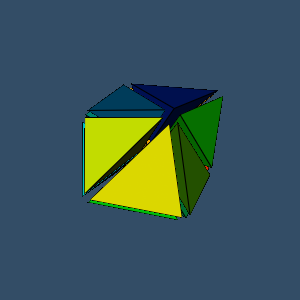

Python code for this plot:
#!/usr/bin/env python

# Demonstrate vtkCellTypeSource for the Tetra cell type. The source generates
# an unstructured grid of tetrahedral cells, which are perturbed, shrunk,
# tessellated, and color-mapped by cell ID.

# Factory overrides: importing these modules registers the OpenGL rendering,
# FreeType text rendering, and interaction style implementations.
import vtkmodules.vtkInteractionStyle  # noqa: F401
import vtkmodules.vtkRenderingFreeType  # noqa: F401
import vtkmodules.vtkRenderingOpenGL2  # noqa: F401
# VTK pipeline classes used in this example
from vtkmodules.vtkCommonCore import (
    vtkIntArray,
    vtkMinimalStandardRandomSequence,
    vtkPoints,
)
from vtkmodules.vtkCommonDataModel import VTK_TETRA
from vtkmodules.vtkFiltersGeneral import (
    vtkShrinkFilter,
    vtkTessellatorFilter,
)
from vtkmodules.vtkFiltersSources import vtkCellTypeSource
from vtkmodules.vtkRenderingCore import (
    vtkActor,
    vtkDataSetMapper,
    vtkRenderWindow,
    vtkRenderWindowInteractor,
    vtkRenderer,
)

# Colors (normalized RGB)
dark_blue_background_rgb = (0.2, 0.302, 0.4)

# Source: generate tetrahedral cells
source = vtkCellTypeSource()
source.SetCellType(VTK_TETRA)
source.Update()

# Perturb points so cell edges are visible after tessellation
original_points = source.GetOutput().GetPoints()
points = vtkPoints()
points.SetNumberOfPoints(source.GetOutput().GetNumberOfPoints())
rng = vtkMinimalStandardRandomSequence()
rng.SetSeed(5070)
for i in range(points.GetNumberOfPoints()):
    perturbation = [0.0, 0.0, 0.0]
    for j in range(3):
        rng.Next()
        perturbation[j] = rng.GetRangeValue(-0.1, 0.1)
    current = [0.0, 0.0, 0.0]
    original_points.GetPoint(i, current)
    points.SetPoint(i,
                    current[0] + perturbation[0],
                    current[1] + perturbation[1],
                    current[2] + perturbation[2])
source.GetOutput().SetPoints(points)

# Cell ID array for scalar coloring
num_cells = source.GetOutput().GetNumberOfCells()
id_array = vtkIntArray()
id_array.SetNumberOfTuples(num_cells)
for i in range(num_cells):
    id_array.InsertTuple1(i, i + 1)
id_array.SetName("Ids")
source.GetOutput().GetCellData().AddArray(id_array)
source.GetOutput().GetCellData().SetActiveScalars("Ids")

# Shrink: separate cells visually
shrink = vtkShrinkFilter()
shrink.SetInputConnection(source.GetOutputPort())
shrink.SetShrinkFactor(0.8)

# Tessellate: subdivide higher-order cells into linear primitives
tessellate = vtkTessellatorFilter()
tessellate.SetInputConnection(shrink.GetOutputPort())
tessellate.SetMaximumNumberOfSubdivisions(3)

# Mapper: color by cell ID
mapper = vtkDataSetMapper()
mapper.SetInputConnection(tessellate.GetOutputPort())
mapper.SetScalarRange(0, num_cells + 1)
mapper.SetScalarModeToUseCellData()
mapper.SetResolveCoincidentTopologyToPolygonOffset()

# Actor: tilt to show 3D shape
actor = vtkActor()
actor.SetMapper(mapper)
actor.GetProperty().EdgeVisibilityOn()
actor.RotateX(20.0)
actor.RotateY(-20.0)

# Renderer: assemble the scene
renderer = vtkRenderer()
renderer.AddActor(actor)
renderer.SetBackground(dark_blue_background_rgb)
renderer.ResetCamera()

# Window: display the rendered scene
render_window = vtkRenderWindow()
render_window.AddRenderer(renderer)
render_window.SetSize(300, 300)
render_window.SetWindowName("celltype tetra")

# Interactor: handle mouse and keyboard events
render_window_interactor = vtkRenderWindowInteractor()
render_window_interactor.SetRenderWindow(render_window)

# Launch the interactive visualization
render_window_interactor.Initialize()
render_window_interactor.Start()
